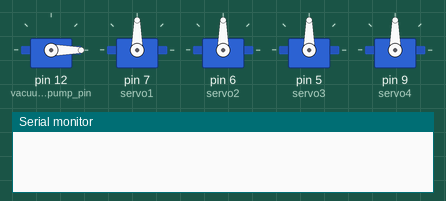
Recording of a sketch running on a simulated Arduino Uno, built with avr-gcc and run on an emulated ATmega328P. Shown: 5 × servo, the last lines printed to the serial monitor.

Above: at 0.4 s.
At 1.1 s:
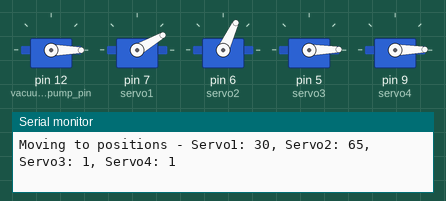
At 2.9 s:
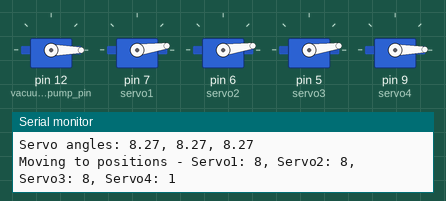
At 12.7 s:
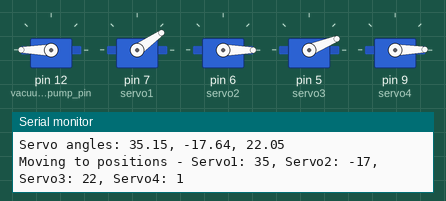
At 27.6 s:
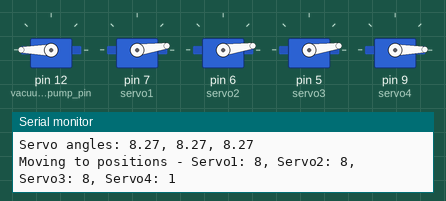
Timing chart, 0 to 40.0 s (numbered marks = the images above):
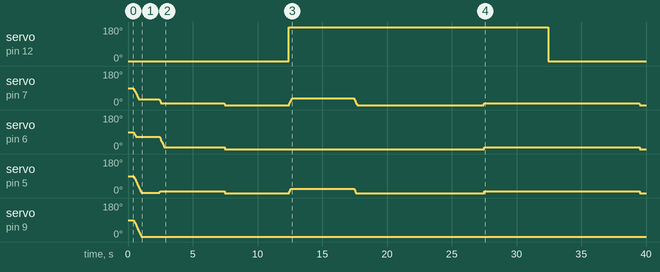

Measured:
- by itself, servo on pin 12 (vacuum_pump_pin): 0° → 180° at 12.4 s, → 0° 20.0 s later

The sketch:

only_servo.ino
```cpp
#include <DeltaKinematics.h>
#include <VarSpeedServo.h>

// Delta robot kinematics
DeltaKinematics DK(70, 300, 139, 112);

// Servos for the Delta robot
VarSpeedServo servo1;
VarSpeedServo servo2;
VarSpeedServo servo3;
VarSpeedServo servo4; // Optional for vacuum pump or additional mechanism
VarSpeedServo my_vacuum_pump;

// Define home position
int homePos1 = 30;
int homePos2 = 65;
int homePos3 = 1;
int homePos4 = 1; // Fixed angle for servo4

// Define vacuum pump pin
int vacuum_pump_pin = 12;

void setup()
{
  // Initialize serial communication for debugging
  Serial.begin(115200);

  // Attach the vacuum pump to the vacuum pump control object
  my_vacuum_pump.attach(vacuum_pump_pin);

  // Start with vacuum pump OFF (0 is OFF, 180 is ON)
  my_vacuum_pump.write(0);

  // Attach servos to pins
  servo1.attach(7);
  delay(100);
  servo2.attach(6);
  delay(100);
  servo3.attach(5);
  delay(100);
  servo4.attach(9);
  delay(100);

  // Move servos to initial home position
  moveServos(homePos1, homePos2, homePos3, homePos4);
  delay(2000); // Initial delay to let servos settle
}

void loop()
{
  // Define a series of Cartesian positions for the Delta robot
  float positions[][3] = {
      {0, 0, -300},
      {0, 0, -270},
      {100, 100, -270},
      {50, 50, -250},
      {-50, -50, -250},
      {0, 0, -300} // Return to home
  };

  // Iterate through positions and move servos accordingly
  for (int i = 0; i < 6; i++)
  {
    DK.x = positions[i][0];
    DK.y = positions[i][1];
    DK.z = positions[i][2];
    DK.inverse();

    // Log the Cartesian and servo angles
    Serial.print("Moving to Cartesian position (");
    Serial.print(DK.x);
    Serial.print(", ");
    Serial.print(DK.y);
    Serial.print(", ");
    Serial.print(DK.z);
    Serial.println(")");

    Serial.print("Servo angles: ");
    Serial.print(DK.a);
    Serial.print(", ");
    Serial.print(DK.b);
    Serial.print(", ");
    Serial.println(DK.c);

    // Move the servos to calculated angles
    moveServos(DK.a, DK.b, DK.c, homePos4);

    delay(5000); // Pause for 5 seconds to observe each position

    // Activate/deactivate vacuum pump based on position index
    if (i == 1)
    { // Turn vacuum pump ON at second position
      my_vacuum_pump.write(180);
      Serial.println("Vacuum pump activated.");
    }
    else if (i == 5)
    { // Turn vacuum pump OFF at final position
      my_vacuum_pump.write(0);
      Serial.println("Vacuum pump deactivated.");
    }
  }

  Serial.println("Completed all positions. Repeating...");
  delay(2000); // Wait for 2 seconds before repeating
}

// Function to move servos to specified angles with smooth transition
void moveServos(int angle1, int angle2, int angle3, int angle4)
{
  // Use the VarSpeedServo library to move with speed (90 for smooth transition)
  servo1.write(angle1, 90); // Move servo1 to angle1 at speed 90
  servo2.write(angle2, 90); // Move servo2 to angle2 at speed 90
  servo3.write(angle3, 90); // Move servo3 to angle3 at speed 90
  servo4.write(angle4, 90); // Move servo4 to angle4 at speed 90

  // Print angles for debugging
  Serial.print("Moving to positions - Servo1: ");
  Serial.print(angle1);
  Serial.print(", Servo2: ");
  Serial.print(angle2);
  Serial.print(", Servo3: ");
  Serial.print(angle3);
  Serial.print(", Servo4: ");
  Serial.println(angle4);
}
```

DeltaKinematics.cpp
```cpp
// (licence header left out)
#include "DeltaKinematics.h"

#if ARDUINO >= 100
  #include "Arduino.h"
#else
  #include "WProgram.h"
#endif

#include <math.h>

/******************* SETUP *******************/

DeltaKinematics::DeltaKinematics(double _ArmLength,double _RodLength,double _BassTri,double _PlatformTri)
{
  PlatformTri = _PlatformTri;            // end effector
  BassTri = _BassTri;            // base
  RodLength = _RodLength;
  ArmLength = _ArmLength;
  x = y = z = a = b = c = 0.0;
}


// forward kinematics: (thetaA, thetaB, thetaC) -> (x0, y0, z0)
int DeltaKinematics::forward()
{
  return forward(a, b, c);
}

int DeltaKinematics::forward(double thetaA, double thetaB, double thetaC)
{
  x=0.0;
  y=0.0;
  z=0.0;

  double t = (BassTri-PlatformTri)*tan30/2.0;
  double dtr = pi/180.0;

  thetaA *= dtr;
  thetaB *= dtr;
  thetaC *= dtr;

  double y1 = -(t + ArmLength*cos(thetaA));
  double z1 = -ArmLength*sin(thetaA);

  double y2 = (t + ArmLength*cos(thetaB))*sin30;
  double x2 = y2*tan60;
  double z2 = -ArmLength*sin(thetaB);

  double y3 = (t + ArmLength*cos(thetaC))*sin30;
  double x3 = -y3*tan60;
  double z3 = -ArmLength*sin(thetaC);

  double dnm = (y2-y1)*x3-(y3-y1)*x2;

  double w1 = y1*y1 + z1*z1;
  double w2 = x2*x2 + y2*y2 + z2*z2;
  double w3 = x3*x3 + y3*y3 + z3*z3;

  // x = (a1*z + b1)/dnm
  double a1 = (z2-z1)*(y3-y1)-(z3-z1)*(y2-y1);
  double b1 = -((w2-w1)*(y3-y1)-(w3-w1)*(y2-y1))/2.0;

  // y = (a2*z + b2)/dnm;
  double a2 = -(z2-z1)*x3+(z3-z1)*x2;
  double b2 = ((w2-w1)*x3 - (w3-w1)*x2)/2.0;

  // a*z^2 + b*z + c = 0
  double aV = a1*a1 + a2*a2 + dnm*dnm;
  double bV = 2.0*(a1*b1 + a2*(b2-y1*dnm) - z1*dnm*dnm);
  double cV = (b2-y1*dnm)*(b2-y1*dnm) + b1*b1 + dnm*dnm*(z1*z1 - RodLength*RodLength);

  // discriminant
  double dV = bV*bV - 4.0*aV*cV;
  if (dV < 0.0)
  {
    return non_existing_povar_error; // non-existing povar. return error,x,y,z
  }

  z = -0.5*(bV+sqrt(dV))/aV;
  x = (a1*z + b1)/dnm;
  y = (a2*z + b2)/dnm;

  return no_error;
}


// inverse kinematics
// helper functions, calculates angle thetaA (for YZ-pane)
int DeltaKinematics::delta_calcAngleYZ(double *Angle, double x0, double y0, double z0)
{
  double y1 = -0.5 * tan30 * BassTri;  // f/2 * tan(30 deg)
      y0 -= 0.5 * tan30 * PlatformTri;  // shift center to edge

  // z = a + b*y
  double aV = (x0*x0 + y0*y0 + z0*z0 +ArmLength*ArmLength - RodLength*RodLength - y1*y1)/(2.0*z0);
  double bV = (y1-y0)/z0;

  // discriminant
  double dV = -(aV+bV*y1)*(aV+bV*y1)+ArmLength*(bV*bV*ArmLength+ArmLength);
  if (dV < 0)
  {
    return non_existing_povar_error; // non-existing povar.  return error, theta
  }

  double yj = (y1 - aV*bV - sqrt(dV))/(bV*bV + 1); // choosing outer povar
  double zj = aV + bV*yj;
  *Angle = atan2(-zj,(y1 - yj)) * 180.0/pi;

  return no_error;  // return error, theta
}


// inverse kinematics: (x0, y0, z0) -> (thetaA, thetaB, thetaC)
int DeltaKinematics::inverse()
{
  return inverse(x, y, z);
}

int DeltaKinematics::inverse(double x0, double y0, double z0)
{
  a = 0;
  b = 0;
  c = 0;
  int error = delta_calcAngleYZ(&a, x0, y0, z0);
  if(error != no_error)
    return error;
  error = delta_calcAngleYZ(&b, x0*cos120 + y0*sin120, y0*cos120-x0*sin120, z0);
  if(error != no_error)
    return error;
  error = delta_calcAngleYZ(&c, x0*cos120 - y0*sin120, y0*cos120+x0*sin120, z0);

  return error;
}
```

DeltaKinematics.h
```cpp
#ifndef DeltaKinematics_h
#define DeltaKinematics_h

#define sqrt3 1.7320508075688772935274463415059
#define pi  3.1415926535897932384626433832795     // PI
#define sin120  sqrt3/2.0
#define cos120  -0.5
#define tan60  sqrt3
#define sin30  0.5
#define tan30  1.0/sqrt3

#define non_existing_povar_error -2
#define no_error 1

class DeltaKinematics
{
    public:
        // SETUP
        DeltaKinematics(double _ArmLength,double _RodLength,double _BassTri,double _PlatformTri);

        int forward();
        int forward(double thetaA, double thetaB, double thetaC);
        int inverse();
        int inverse(double x0, double y0, double z0);

        double x;
        double y;
        double z;

        double a;
        double b;
        double c;

    private:

        int delta_calcAngleYZ(double *Angle, double x0, double y0, double z0);

        double ArmLength;
        double RodLength;
        double BassTri;
        double PlatformTri;

};

#endif
```
